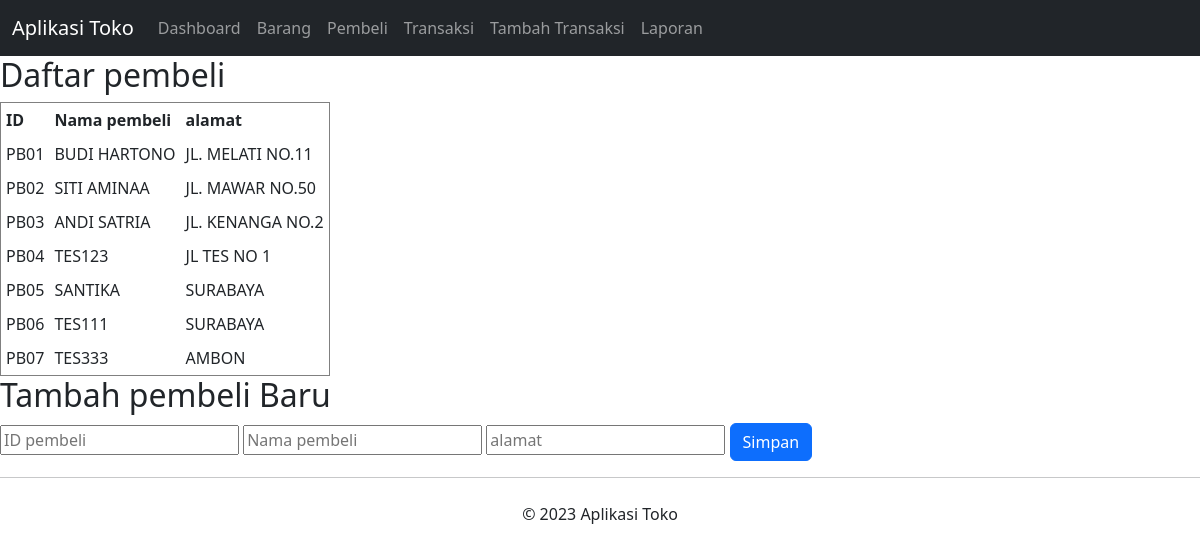
/tambah_pembeli.php, run on the app's committed database.
### tables this page shows
CREATE TABLE `pembeli` (
  `id_pembeli` varchar(10) NOT NULL,
  `nama_pembeli` varchar(100) NOT NULL,
  `alamat` varchar(255) NOT NULL
);

### public/tambah_pembeli.php (the view, shortened to what this page needs)
<?php
include '../src/config.php';
include '../template/header.php';
include '../template/navbar.php';
?>
<h2>Daftar pembeli</h2>
<table border="1" cellpadding="5" cellspacing="0">
    <tr>
        <th>ID</th>
        <th>Nama pembeli</th>
        <th>alamat</th>
    </tr>
    <?php
    $sql = "SELECT * FROM pembeli";
    $result = $conn->query($sql);
    if ($result->num_rows > 0) {
        while($row = $result->fetch_assoc()){
            echo "<tr>";
            echo "<td>".$row['id_pembeli']."</td>";
            echo "<td>".$row['nama_pembeli']."</td>";
            echo "<td>".$row['alamat']."</td>";
            echo "</tr>";
        }
    } else {
        echo "<tr><td colspan='4'>Tidak ada data</td></tr>";
    }
    ?>
</table>
<h2>Tambah pembeli Baru</h2>
<form method="POST">
    <input type="text" name="id_pembeli" placeholder="ID pembeli" required>
    <input type="text" name="nama_pembeli" placeholder="Nama pembeli" required>
    <input type="text" name="alamat" placeholder="alamat" required>
    <button type="submit" name="simpan" class="btn btn-primary">Simpan</button>
</form>
<?php include '../template/footer.php'; ?>

### data on the page
pembeli: id_pembeli "PB01", nama_pembeli "BUDI HARTONO", alamat "JL. MELATI NO.11"
pembeli: id_pembeli "PB02", nama_pembeli "SITI AMINAA", alamat "JL. MAWAR NO.50"
pembeli: id_pembeli "PB03", nama_pembeli "ANDI SATRIA", alamat "JL. KENANGA NO.2"
pembeli: id_pembeli "PB04", nama_pembeli "TES123", alamat "JL TES NO 1"
pembeli: id_pembeli "PB05", nama_pembeli "SANTIKA", alamat "SURABAYA"
pembeli: id_pembeli "PB06", nama_pembeli "TES111", alamat "SURABAYA"
pembeli: id_pembeli "PB07", nama_pembeli "TES333", alamat "AMBON"
